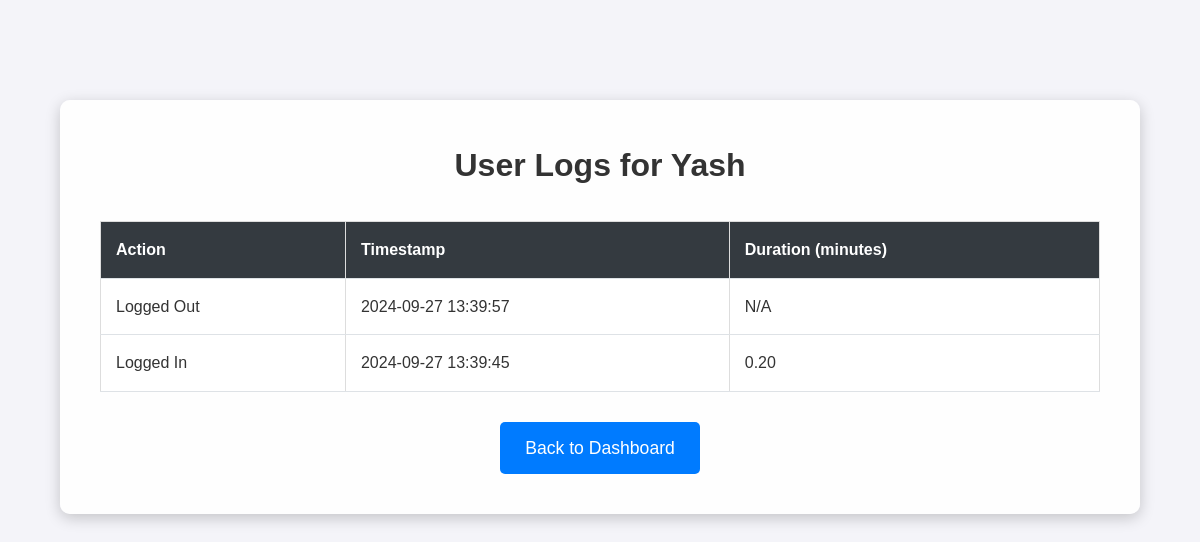
Page /user_logs (signed in) on the committed database.
### app.py (models this page shows)
class User(db.Model, UserMixin):
    id = db.Column(db.Integer, primary_key=True)
    username = db.Column(db.String(150), nullable=False, unique=True)
    password = db.Column(db.String(150), nullable=False)

class UserLog(db.Model):
    id = db.Column(db.Integer, primary_key=True)
    user_id = db.Column(db.Integer, db.ForeignKey('user.id'), nullable=False)
    action = db.Column(db.String(150), nullable=False)
    timestamp = db.Column(db.DateTime, default=datetime.datetime.utcnow)
    duration = db.Column(db.Float, nullable=True)

### app.py (the view)
@app.route('/user_logs')
@login_required
def user_logs():
    logs = UserLog.query.filter_by(user_id=current_user.id).order_by(UserLog.timestamp.desc()).all()
    return render_template('user_logs.html', logs=logs)

### app.py (called while the page is built)
@login_manager.user_loader
def load_user(user_id):
    return User.query.get(int(user_id))

### templates/user_logs.html (shortened to what this page needs)
<!DOCTYPE html>
<html lang="en">
<head>
    <link rel="stylesheet" href="{{ url_for('static', filename='styles.css') }}">
</head>
<body>
    <div class="container">
        <header>
            <h1>User Logs for {{ current_user.username }}</h1>
        </header>
        <table class="logs-table">
            <thead>
                <tr>
                    <th>Action</th>
                    <th>Timestamp</th>
                    <th>Duration (minutes)</th>
                </tr>
            </thead>
            <tbody>
                {% for log in logs %}
                    <tr>
                        <td>{{ log.action }}</td>
                        <td>{{ log.timestamp.strftime('%Y-%m-%d %H:%M:%S') }}</td>
                        <td>
                            {% if log.duration %}
                                {{ "%.2f" % log.duration }}
                            {% else %}
                                N/A
                            {% endif %}
                        </td>
                    </tr>
                {% endfor %}
            </tbody>
        </table>
        <footer>
            <a href="{{ url_for('dashboard') }}" class="button">Back to Dashboard</a>
        </footer>
    </div>
</body>
</html>

### templates/styles.css (style rules this page uses)
* { margin: 0; padding: 0; box-sizing: border-box; }
body { font-family: 'Arial', sans-serif; background-color: #f4f4f9; color: #333; line-height: 1.6; }
.container { max-width: 800px; margin: 50px auto; padding: 20px; background-color: white; border-radius: 8px; box-shadow: 0 0 15px rgba(0, 0, 0, 0.1); }
header h1 { font-size: 2rem; margin-bottom: 20px; color: #333; text-align: center; }
table { width: 100%; border-collapse: collapse; margin-bottom: 20px; }
table, th, td { border: 1px solid #ddd; }
th, td { padding: 10px; text-align: left; }
th { background-color: #f5f5f5; font-weight: bold; }
.logs-table tr:nth-child(even) { background-color: #f9f9f9; }
.button { background-color: #4CAF50; color: white; text-decoration: none; padding: 10px 20px; border-radius: 5px; text-align: center; display: inline-block; }
footer { text-align: center; margin-top: 20px; }

### rows in the picture
User: username "Yash"
UserLog: action "Logged Out", timestamp "2024-09-27 13:39:57", shows "N/A"
UserLog: action "Logged In", timestamp "2024-09-27 13:39:45", duration "0.20"
